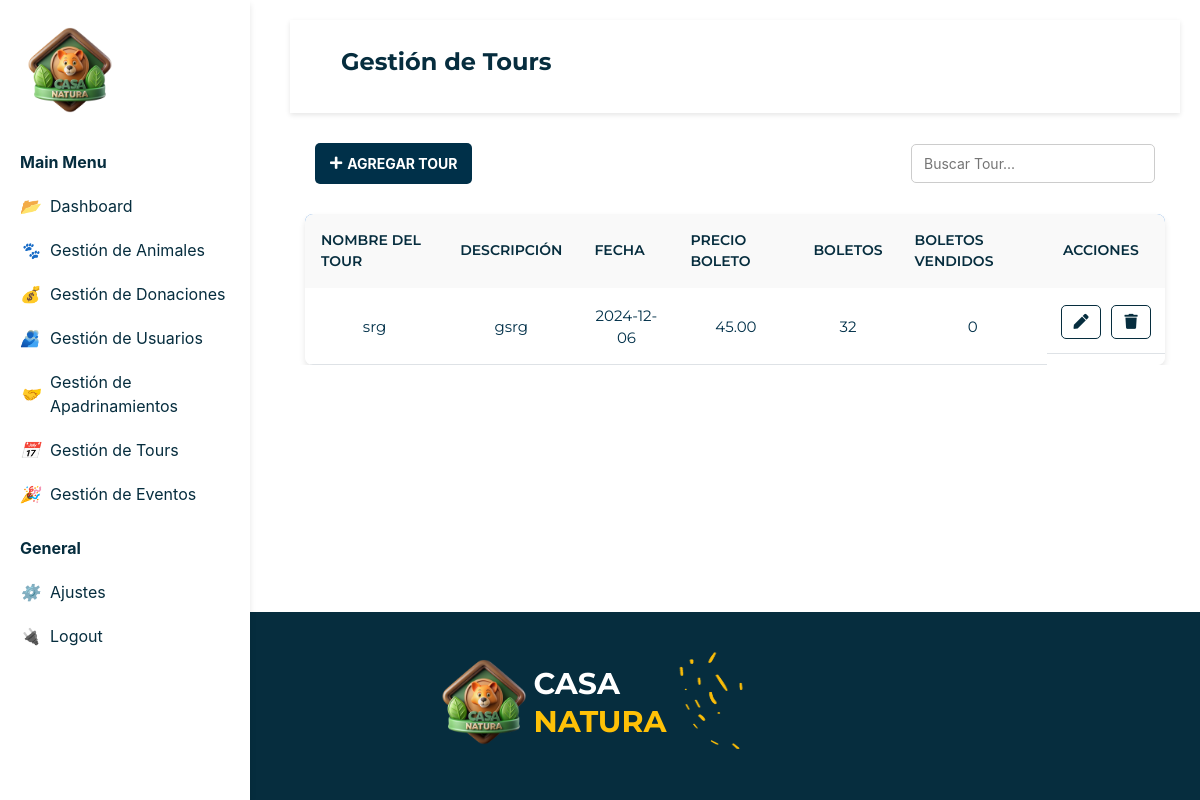
/gestionTours.php, run on the app's committed database.
### tables this page shows
CREATE TABLE `tours` (
  `ID_Tour` int(10) NOT NULL,
  `Nombre` varchar(255) NOT NULL,
  `Descripcion` text NOT NULL,
  `Fecha` date NOT NULL,
  `Hora` time(6) NOT NULL,
  `Precio_Boleto` decimal(10,2) NOT NULL,
  `Tickets_Disponibles` int(10) NOT NULL,
  `TicketsVendidos` int(11) NOT NULL,
  `Imagen` varchar(255) NOT NULL
);

### gestionTours.php (the view, shortened to what this page needs)
<!DOCTYPE html>
<html lang="es">
<head>
    <link href="https://cdnjs.cloudflare.com/ajax/libs/font-awesome/5.15.4/css/all.min.css" rel="stylesheet">
    <link rel="stylesheet" href="./css/style.css" >
    <link rel="stylesheet" href="https://cdn.jsdelivr.net/npm/bootstrap@4.3.1/dist/css/bootstrap.min.css">
</head>
<body>
    <?php
        include("sidebar.php");
        echo $sidebarAdmin2;
    ?>
    <?php
        include("actions/conexion.php");
        $sql = "SELECT * FROM tours";
        $resultado = $conn->query($sql);
    ?>
    <main>
    <div class="viewport">
        <div class="content">
            <nav class="navbar">
                <div class="container-fluid">
                    <h2 class="titulo">Gestión de Tours</h2>
                </div>
            </nav>
            <div class="contenedor">
            <div class="container contenedor-tabla">
                     <div class="fila-header">
<div class="boton-agregar">
    <a class="btn-agregar" href="agregarTour.php">
        <i class="fas fa-plus icono-agregar"></i> AGREGAR TOUR
    </a>
</div>
<div class="buscador">
    <div class="input-grupo">
        <input type="text" class="campo-buscar" placeholder="Buscar Tour...">
    </div>
</div>
</div>
                    <table class="tabla">
                        <thead>
                        <thead>
                            <tr>
                                <th>Nombre del Tour</th>
                                <th>Descripción</th>
                                <th>Fecha</th>
                                <th>Precio Boleto</th>
                                <th>Boletos</th>
                                <th>Boletos Vendidos</th>
                                <th>Acciones</th>
                            </tr>
                        </thead>
                        <tbody>
                            <?php
                                if ($resultado->num_rows > 0) {
                                    while($tour = $resultado->fetch_assoc()) {
                                        echo "<tr>";
                                        echo "<td>" . htmlspecialchars($tour['Nombre']) . "</td>";
                                        echo "<td>" . htmlspecialchars($tour['Descripcion']) . "</td>";
                                        echo "<td>" . htmlspecialchars($tour['Fecha']) . "</td>";
                                        echo "<td>" . htmlspecialchars($tour['Precio_Boleto']) . "</td>";
                                        echo "<td>" . htmlspecialchars($tour['Tickets_Disponibles']) . "</td>";
                                        echo "<td>" . htmlspecialchars($tour['TicketsVendidos']) . "</td>";
                                        echo "<td class='actions'>";
                                        echo "<a href='editarTour.php?id=" . $tour['ID_Tour'] . "' class='edit'><i class='fas fa-pen'></i></a>";
                                        echo "<a href='?id=" . $tour['ID_Tour'] . "' class='delete' onclick='return confirm(\"¿Estás seguro de eliminar este tour?\");'><i class='fas fa-trash'></i></a>";
                                        echo "</td>";
                                        echo "</tr>";
                                    }
                                } else {
                                    echo "<tr><td colspan='6'>No se encontraron tours</td></tr>";
                                }
                            ?>
                        </tbody>
                    </table>
                    </div>
                </div>
            </div>
        </div>
    </main>
    <?php
        include("sidebar.php");
        echo $footerAdmin;
    ?>
</body>
</html>

### css/style.css (style rules this page uses)
body { font-family: 'Montserrat', sans-serif; margin: 0; display: flex; flex-direction: column; padding: 0; box-sizing: border-box; font-weight: bold; min-height: 100vh; }
main { flex: 1; }
.navbar { display: flex; align-items: baseline; justify-content: space-between; padding: 10px 20px; background-color: #fff; box-shadow: 0 2px 5px rgba(0, 0, 0, 0.1); font-family: 'Montserrat', sans-serif; font-weight: bold; }
.content { margin-left: 270px; padding: 20px; }
input, textarea { margin-bottom: 15px; padding: 10px; border-radius: 5px; border: 1px solid #ddd; width: 100%; }
.container { justify-items: center; }
input, select, button { width: 100%; margin-bottom: 15px; padding: 8px; border-radius: 3px; border: 1px solid #ccc; }
.viewport { box-sizing: border-box; max-width: 100%; transition: all 0.5s ease; }
.content { position: relative; margin-right: 0; }
.titulo { color:#062D3E; font-weight:bold; padding:20px; font-family: "Montserrat", Arial, sans-serif; }
table { color:#062D3E; width: 100%; border-collapse:collapse; }
th { background-color: #f9f9f9; }
td { font-weight: 200; }
th, td { color:#062D3E; padding:12px; text-align:left; }
.actions { display: flex; gap: 10px; }
.actions .edit { color:#062D3E; border: 0.5px solid; border-radius:5px; padding:5px; width: 40px; }
.actions .delete { color:#062D3E; border: 0.5px solid; border-radius:5px; padding:5px; width: 40px; }
body { font-family: Arial, sans-serif; margin: 0; padding: 0; }
.titulo { font-size: 24px; font-weight: bold; text-align: center; }
.fila-header { display: flex; width: 100%; justify-content: space-between; align-items: center; margin-bottom: 20px; padding: 10px; }
.boton-agregar { flex-shrink: 0; }
.btn-agregar { display: flex; align-items: center; background-color: #003049; color: white; text-decoration: none; padding: 10px 15px; border-radius: 5px; font-size: 14px; font-weight: bold; transition: background-color 0.3s ease; }
.icono-agregar { margin-right: 5px; }
.buscador { flex-grow: 1; display: flex; justify-content: flex-end; }
.input-grupo input { width: 100%; max-width: 300px; padding: 8px 12px; border: 1px solid #ccc; border-radius: 5px; font-size: 14px; }
.contenedor-tabla { overflow-x: auto; margin-top: 20px; }
.tabla { width: 100%; border-collapse: separate; border-spacing: 0; background-color: #ffffff; box-shadow: 0px 4px 6px rgba(0, 0, 0, 0.1); border-radius: 8px; overflow: hidden; font-family: "Montserrat", Arial, sans-serif; font-size: 15px; color: #003049; }
.tabla thead { background-color: #4A90E2; color: white; }
.tabla thead th { text-transform: uppercase; padding: 16px; font-size: 14px; font-weight: 600; text-align: left; border-bottom: 3px solid #ffffff; }
.tabla td { transition: background-color 0.3s ease; color: #003049; font-weight:400; text-align: center; }
.tabla tbody tr:nth-child(odd) { background-color: #ffffff; }
.tabla tbody td { padding: 14px; border-bottom: 1px solid #dee2e6; }
.tabla tbody td.actions { text-align: center; display: flex; justify-content: center; gap: 10px; }

### data on the page
tours: Nombre "srg", Descripcion "gsrg", Fecha "2024-12-06", Precio_Boleto "45.00", Tickets_Disponibles "32", TicketsVendidos "0"
